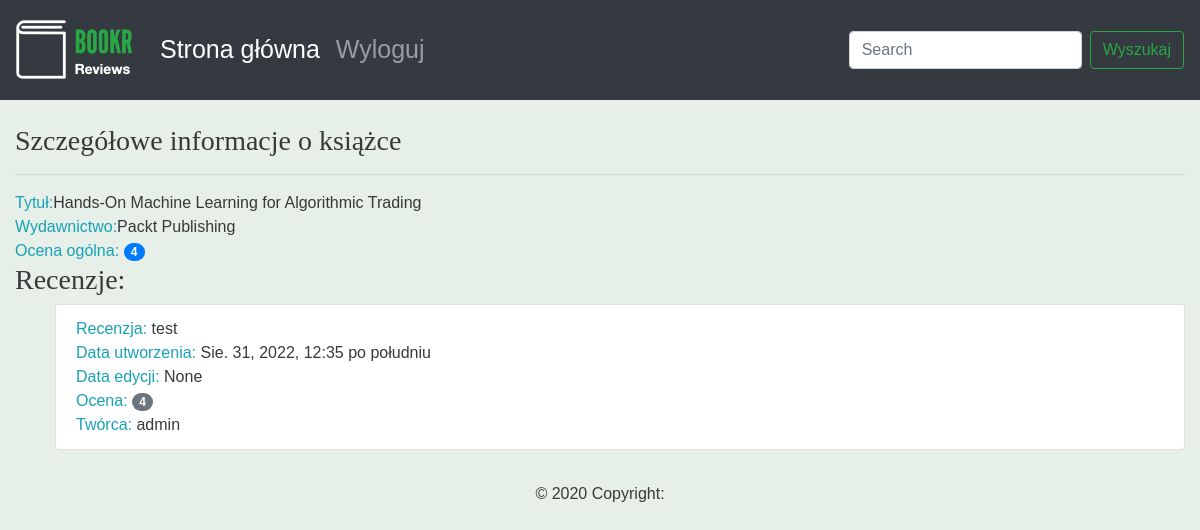
/book/2/, run on the app's committed database.
### reviews/models.py (models this page shows, shortened)
class Book(models.Model):
    """Opublikowana książka."""
    title = models.CharField(max_length=70,
                             help_text="Tytuł książki.")
    publication_date = models.DateField(
        verbose_name="Data publikacji książki.")
    isbn = models.CharField(max_length=20,
                            verbose_name="Numer ISBN książki.")
    publisher = models.ForeignKey(Publisher, on_delete=models.CASCADE)
    contributors = models.ManyToManyField("Contributor", through="BookContributor")
    cover = models.ImageField(null=True, blank=True, upload_to="book_covers/")
    sample = models.FileField(null=True, blank=True, upload_to="book_samples/")

class Publisher(models.Model):
    name = models.CharField(max_length=50, help_text="Nazwa wydawnictwa")
    website = models.URLField(help_text="Witryna www")
    email = models.EmailField(help_text="Adres email")
    def __str__(self):
        return self.name

class Review(models.Model):
    content = models.TextField(help_text="Tekst recenzji.")
    rating = models.IntegerField(help_text="Ocena użytkownika.")
    date_created = models.DateTimeField(auto_now_add=True,
                                        help_text="Data i czas utworzenia recenzji.")
    date_edited = models.DateTimeField(null=True,
                                       help_text="Data i czas ostatniej edycji recenzji.")
    creator = models.ForeignKey(auth.get_user_model(), on_delete=models.CASCADE)
    book = models.ForeignKey(Book, on_delete=models.CASCADE,
                             help_text="Recenzowana książka.")

### reviews/views.py (the view)
# urls.py: path('book/<int:pk>/', views.book_detail, name="book_detail"),
def book_detail(request, pk):
    book = get_object_or_404(Book, pk=pk)
    reviews = book.review_set.all()
    if reviews:
        book_rating = average_rating([review.rating for review in reviews])
        context = {'book': book,
                   'book_rating': book_rating,
                   'reviews': reviews}
    else:
        context = {'book': book,
                   'book_rating': None,
                   'reviews': None}
    return render(request, "reviews/book_detail.html", context)

### reviews/utils.py (called while the page is built)
def average_rating(rating_list):
    if not rating_list:
        return 0
    return round(sum(rating_list) / len(rating_list))

### reviews/templates/reviews/book_detail.html (shortened to what this page needs)
{% extends 'base.html' %}
{% block content %}
<br>
<h3>Szczegółowe informacje o książce</h3>
<hr>
<span class="text-info">Tytuł:</span><span>{{ book.title }}</span>
<br>
<span class="text-info">Wydawnictwo:</span><span>{{ book.publisher }}</span>
<br>
{% if not reviews %}
<hr>
{% if user.is_authenticated %}
<h3>Napisz pierwszą recenzję.</h3>
{% endif %}
{% else %}
<span class="text-info">Ocena ogólna: </span><span class="badge badge-primary badge-pill">{{ book_rating }}</span>
<br>
<h3>Recenzje:</h3>
<ul>
    {% for review in reviews %}
    <li class="list-group-item">
                        <span class="text-info">Recenzja: </span> <span>{{ review.content }}</span>
                        <br>
                        <span class="text-info">Data utworzenia: </span><span>{{ review.date_created }}</span>
                        <br>
                        <span class="text-info">Data edycji: </span><span>{{ review.date_edited }}</span>
                        <br>
                        <span class="text-info">Ocena: </span><span class="badge badge-secondary badge-pill">{{ review.rating }}</span>
                        <br>
                        <span class="text-info">Twórca: </span><span>{{ review.creator.username }}</span>
                        <br>
                  </li>
    {% endfor %}
</ul>
{% endif %}
{% endblock %}

### reviews/static/css/blog.css (style rules this page uses)
body { font-family: 'Source Sans Pro', sans-serif; background-color: #e6efe8; color: #393939; }
h1, h2, h3, h4, h5, h6 { font-family: 'Libre Baskerville', serif; }

### data on the page
Book: title "Hands-On Machine Learning for Algorithmic Trading", publisher "Packt Publishing"
Review: content "test", date_created "Sie. 31, 2022, 12:35 po południu", date_edited "None", rating "4", creator.username "admin"

### other printed values
{{ book_rating }} "4"
